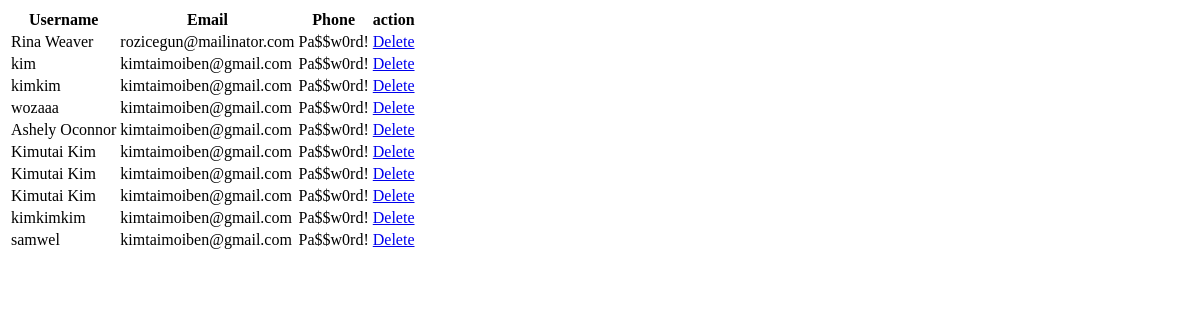
The page /main/all_users/ on the database as committed earlier.
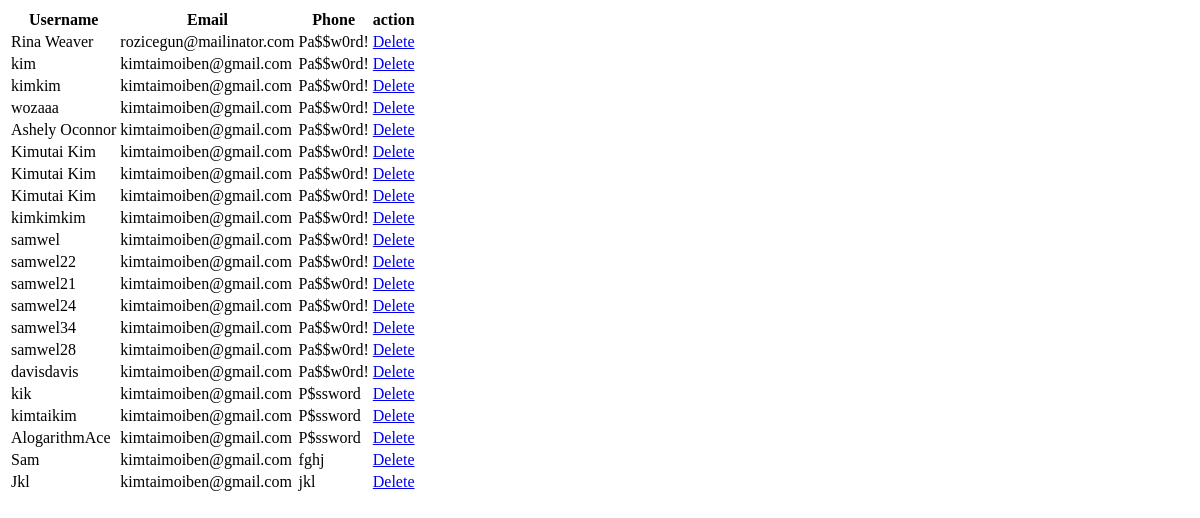
The same page on the database as committed later.
### main/models.py (models this page shows, shortened)
class Signup(models.Model):
    name = models.CharField(max_length=100)
    email = models.EmailField(max_length=100)
    password = models.CharField(max_length=100)

### main/views.py (the view)
# urls.py: path('all_users/', views.all_users, name='all_users'),
def all_users(request):
    users = Signup.objects.all()
    context = {'users': users}
    return render(request, 'all_users.html', context)

### main/templates/all_users.html (shortened to what this page needs)
<!DOCTYPE html>
<html lang="en">
<head>
</head>
<body>
    <table>
        <tr>
            <th>Username</th>
            <th>Email</th>
            <th>Phone</th>
            <th>action</th>
        </tr>
        {% for user in users %}
        <tr>
            <td>{{ user.name }}</td>
            <td>{{ user.email }}</td>
            <td>{{ user.password }}</td>
            <td><a href="{% url 'delete_user' user.id %}">Delete</a></td>
        </tr>
        {% endfor %}
    </table>
</body>
</html>

Rows that differ between the two databases and show on the page:
added Signup: name "samwel22", email "kimtaimoiben@gmail.com", password "Pa$$w0rd!"
added Signup: name "samwel21", email "kimtaimoiben@gmail.com", password "Pa$$w0rd!"
added Signup: name "samwel24", email "kimtaimoiben@gmail.com", password "Pa$$w0rd!"
added Signup: name "samwel34", email "kimtaimoiben@gmail.com", password "Pa$$w0rd!"
added Signup: name "samwel28", email "kimtaimoiben@gmail.com", password "Pa$$w0rd!"
added Signup: name "davisdavis", email "kimtaimoiben@gmail.com", password "Pa$$w0rd!"
added Signup: name "kik", email "kimtaimoiben@gmail.com", password "P$ssword"
added Signup: name "kimtaikim", email "kimtaimoiben@gmail.com", password "P$ssword"
added Signup: name "AlogarithmAce", email "kimtaimoiben@gmail.com", password "P$ssword"
added Signup: name "Sam", email "kimtaimoiben@gmail.com", password "fghj"
added Signup: name "Jkl", email "kimtaimoiben@gmail.com", password "jkl"
